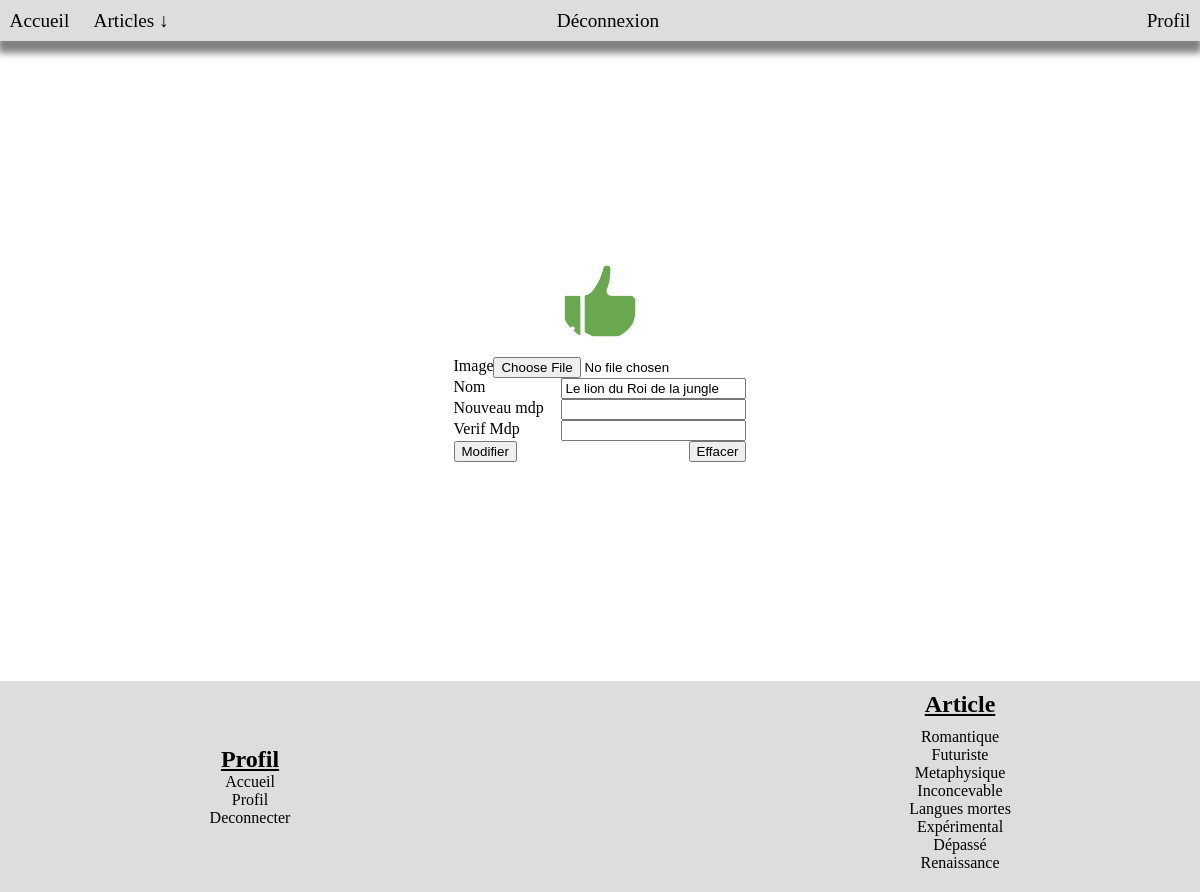
Page /profil.php (signed in) on the committed database.
### tables this page shows
CREATE TABLE IF NOT EXISTS `utilisateurs` (
  `id` int(11) NOT NULL AUTO_INCREMENT,
  `login` varchar(255) NOT NULL,
  `password` varchar(255) NOT NULL,
  `email` varchar(255) NOT NULL,
  `id_droits` int(11) NOT NULL,
  `avatar` varchar(250) NOT NULL,
  PRIMARY KEY (`id`)
);

CREATE TABLE IF NOT EXISTS `categories` (
  `id` int(11) NOT NULL AUTO_INCREMENT,
  `nom` varchar(80) NOT NULL,
  PRIMARY KEY (`id`)
);

### profil.php (the view, shortened to what this page needs)
<!DOCTYPE html>
<html lang="fr">
	<head>
	  <link rel="stylesheet" href="bootsamp.css">
	  <link rel="stylesheet" href="stylesheet.css">
	</head>
	<body>
		<header>
			<?php include 'header.php'; ?>
		</header>
		<main class="flexc just-center">
			<?php
				if (isset($_SESSION['id']))
				{
					$user = $stmt->query("SELECT * FROM utilisateurs WHERE id =".$_SESSION["id"])->fetch(PDO::FETCH_ASSOC);
					echo "	<form action='' method='post' class='center flexc just-between' enctype='multipart/form-data'>
								<img src='".$user["avatar"]."' id='profil-img'>
								<span class='flexr just-between profil-input-zone'>
									<label for='avatar'>Image</label>
									<input type='file' name='avatar'/>
								</span>
								<span class='flexr just-between profil-input-zone'>
									<label for='login'>Nom</label>
									<input type='text' name='login' value='".$user["login"]."'/>
								</span>
								<span class='flexr just-between profil-input-zone'>
									<label for='password'>Nouveau mdp</label>
									<input type='password' name='password'/>
								</span>
								<span class='flexr just-between profil-input-zone'>
									<label for='vpassword'>Verif Mdp</label>
									<input type='password' name='vpassword'/>
								</span>
								<span class='flexr just-between'>
									<input type='submit' name='submit-btn' value='Modifier'/>
									<input type='reset' value='Effacer' name='reset-btn'/>
								</span>
							</form>";
				}
				else
				{
					header("location:index.php");
				}
			?>
		</main>
		<footer>
			<?php include("footer.php"); ?>
		</footer>
	</body>
</html>

### footer.php (shortened to what this page needs)
<nav class="flexr just-between">
	<div class="flexc center">
		<h1 class="center">Profil</h1>
		<a href="index.php" class="a-null text-black center">Accueil</a>
		<a href="profil.php" class="a-null text-black center">Profil</a>
		<a href="index.php?deco=true" class="a-null text-black center">Deconnecter</a>
	</div>
	<div class="flexc center" id="crea-article">
		<h1 class="center">Article</h1>
		<div class="flexc">
	<?php foreach ($stmt->query("SELECT * FROM categories")->fetchAll() as $categorie) { ?>
			<a href="articles.php?categorie= <?= $categorie[0] ?>" class="a-null text-black center"><?= $categorie[1] ?> </a>
			<?php } ?>
		</div>
	</div>
</nav>

### bootsamp.css (style rules this page uses)
.flexc { display:flex; flex-direction:column; }
.flexr { display:flex; flex-direction:row; }
.center { align-self:center; }
.just-center { justify-content:center; }
.just-between { justify-content:space-between; }
.a-null { text-decoration:none; }
.text-black { color:black; }

### stylesheet.css (style rules this page uses)
body { margin:0px; padding:0px; }
header { background: #dddddd; box-shadow:0px 10px 7px 2px grey; max-height:2.6em; }
footer { background:#dddddd; }
footer nav { width:80%; margin:auto; }
footer nav div { flex-wrap:wrap; width:15em; }
footer nav a { transition:color 0.3s ease; }
footer nav div { margin:10px; }
footer nav h1 { margin:0px; text-decoration:underline; }
main { min-height:80vh; }
#profil-img { height:5em; width:5em; margin:auto; margin-bottom:1em; border-radius:50%; }

### rows in the picture
utilisateurs: avatar (picture), login "Le lion du Roi de la jungle"
categories: nom "Romantique"
categories: nom "Futuriste"
categories: nom "Metaphysique"
categories: nom "Inconcevable"
categories: nom "Langues mortes"
categories: nom "Expérimental"
categories: nom "Dépassé"
categories: nom "Renaissance"
